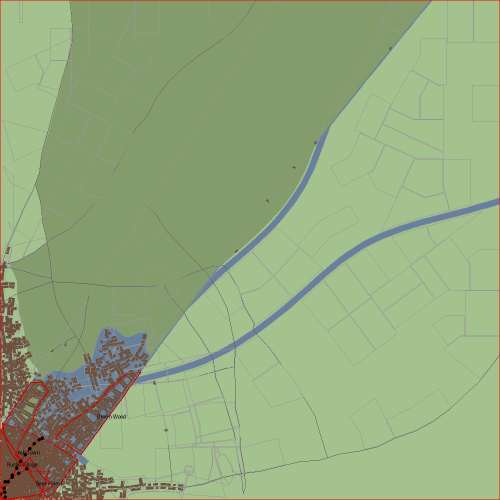
#> input picture research/ftg-capture/critic2/map_raw_folded.png, 1000 x 1000 px (shown at 1/2 size); its folder holds only this picture in this run
$ python -i measure_comp.py   (imports and definitions only)
#> lines starting #> are read from the running program, lines starting #| are printed output that depends on the picture
import sys, os, json, glob, importlib.util
from PIL import Image
SP=os.path.dirname(os.path.abspath(__file__))
def load(n,p):
    s=importlib.util.spec_from_file_location(n,p); m=importlib.util.module_from_spec(s); s.loader.exec_module(m); return m
# [3 lines not run here, left out]
def chroma(path):
    im=Image.open(path).convert('RGB'); ow,oh=im.size; h=int(round(oh*640.0/ow))
#> in chroma, im is the input picture: PIL image 1000x1000 RGB; mean R, G, B 148.3, 170.5, 125.6
#> after `ow, oh = im.size`: ow = 1000; oh = 1000
#> after `h = int(round(oh * 640.0 / ow))`: h = 640
    s=im.resize((640,h),Image.BILINEAR); ix,iy=int(640*.03),int(h*.03); s=s.crop((ix,iy,640-ix,h-iy))
#> after `s = im.resize((640, h), Image.BILINEAR)`:
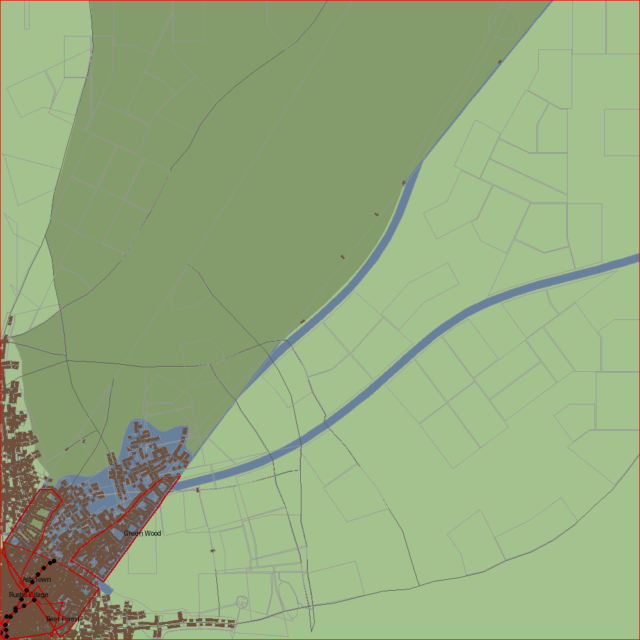
#> s: PIL image 640x640 RGB; mean R, G, B 148.3, 170.5, 125.6
#> after `ix, iy = (int(640 * 0.03), int(h * 0.03))`: ix = 19; iy = 19
#> after `s = s.crop((ix, iy, 640 - ix, h - iy))`:
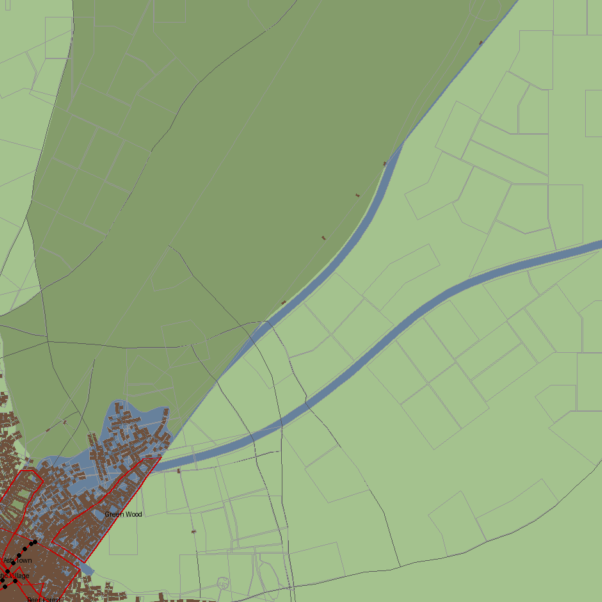
#> s: PIL image 602x602 RGB; mean R, G, B 147.6, 171.5, 126.4
    px=list(s.getdata()); return round(sum(max(p)-min(p) for p in px)/len(px),1)
#> after `px = list(s.getdata())`: px = 362404 items
def prep(src,crop=None,resize_w=None,tag=''):
    im=Image.open(src).convert('RGB')
    if crop: im=im.crop(crop)
    if resize_w:
        h=int(round(im.size[1]*resize_w/im.size[0])); im=im.resize((resize_w,h),Image.LANCZOS)
    out=os.path.join(TMP,tag+'.png'); im.save(out); return out
def measure(path,label):
    p=PAL.run(path); a=AES.measure(path)
    ph=p['paper_hex_2pct']; r,g,b=int(ph[1:3],16),int(ph[3:5],16),int(ph[5:7],16)
    ih=p['ink_hex_05pct']; ir,ig,ib=int(ih[1:3],16),int(ih[3:5],16),int(ih[5:7],16)
    return {'label':label,'px':a['px'],'ink_L':p['ink_L_05pct'],'ink_hex':ih,'ink_warm':ir-ib,'paper_L':p['paper_L_2pct'],'paper_hex':ph,'paper_warm':r-b,
            'L1_99':p['L_range_1_99'],'chroma':chroma(path),'grain':a['paper_grain_sigma_median'],'grain_n':a['paper_grain_n'],
            'wash':a['wash_within_sigma_median'],'wash_n':a['wash_n'],'iqr':a['fill_tone_iqr_L'],
            'stroke':a.get('stroke_px_norm5056'),'ratio':a.get('lineweight_ratio_p90_over_p25')}
C='/Users/cstokes/Desktop/Maps/captures/'
jobs=[]
# [9 lines not run here, left out]
res=[]
# [7 lines not run here, left out]

>>> result = chroma('../../../research/ftg-capture/critic2/map_raw_folded.png')
#> result = 48.7

$ run again, on research/ftg-capture/critic2/map_zigzag.png
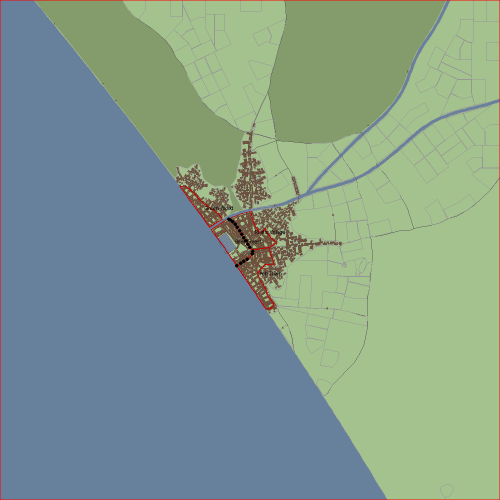
#> input picture research/ftg-capture/critic2/map_zigzag.png, 1000 x 1000 px (shown at 1/2 size)
#> in chroma, im is the input picture: PIL image 1000x1000 RGB; mean R, G, B 131.2, 155.3, 140.9
#> in chroma, `s = im.resize((640, h), Image.BILINEAR)`:
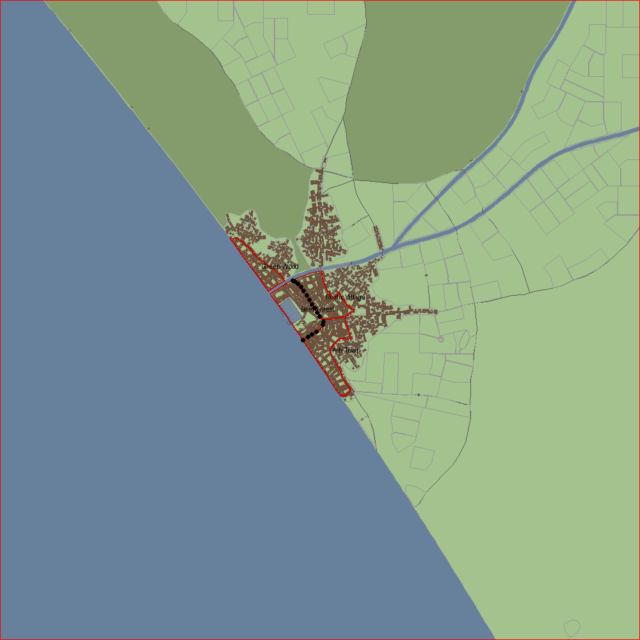
#> s: PIL image 640x640 RGB; mean R, G, B 131.2, 155.4, 141
#> in chroma, `s = s.crop((ix, iy, 640 - ix, h - iy))`:
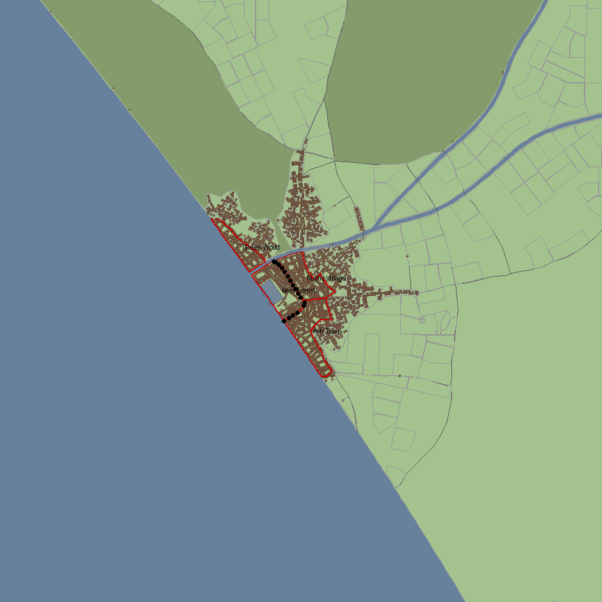
#> s: PIL image 602x602 RGB; mean R, G, B 130.6, 155.6, 141.2
#> px = 362404 items
#> result = 50.8

$ run again, on research/ftg-capture/critic2/map_zigzag_centre.png
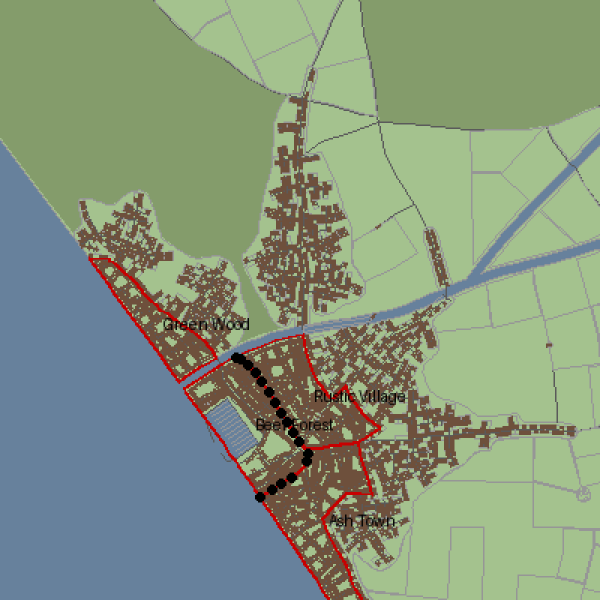
#> input picture research/ftg-capture/critic2/map_zigzag_centre.png, 1200 x 1200 px (shown at 1/2 size)
#> in chroma, im is the input picture: PIL image 1200x1200 RGB; mean R, G, B 133.9, 150.7, 125
#> in chroma, `s = im.resize((640, h), Image.BILINEAR)`:
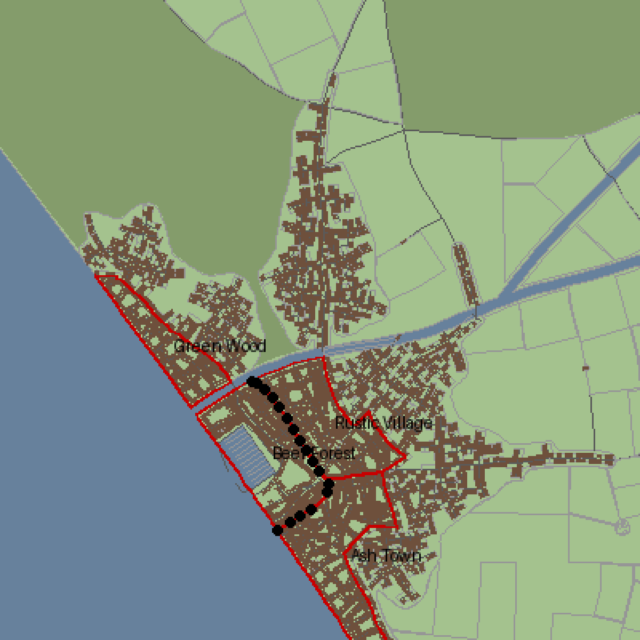
#> s: PIL image 640x640 RGB; mean R, G, B 133.9, 150.7, 125
#> in chroma, `s = s.crop((ix, iy, 640 - ix, h - iy))`:
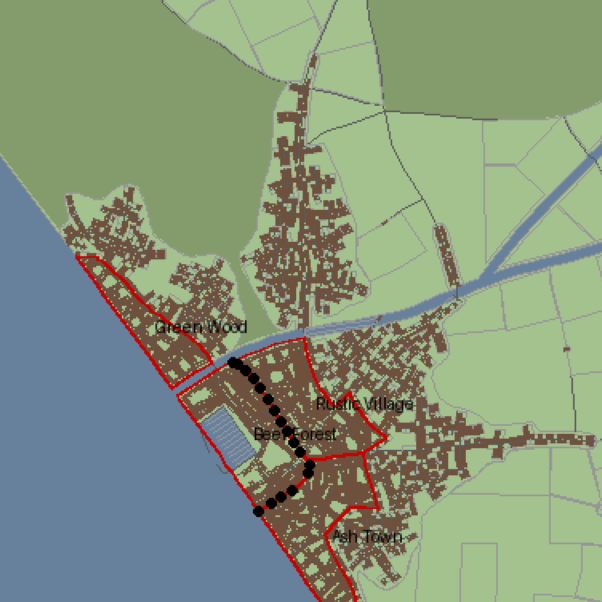
#> s: PIL image 602x602 RGB; mean R, G, B 133.9, 149.6, 123.6
#> px = 362404 items
#> result = 48.7
